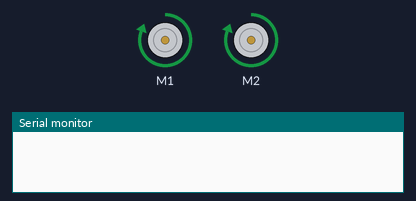
A sketch run on a simulated Arduino Leonardo, built with avr-gcc and run on an emulated ATmega32U4. On the bench: 2 × DC motor (green arrow = forward, orange = backward, longer = faster), the last lines printed to the serial monitor.

Above: at 5.1 s.
At 7.6 s:
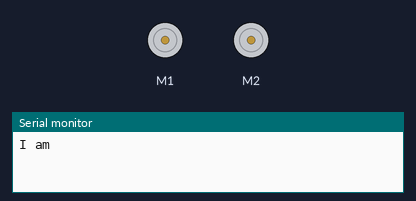
Timing chart, 0 to 9.1 s (numbered marks = the images above):
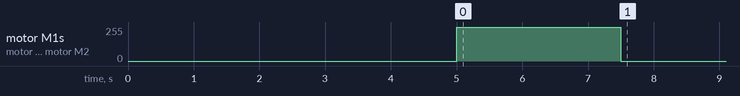

The sketch:

Robotbil_motor.ino
```cpp
/* Eksempelprogram for robotbil i Oppstartsuka 2024.
Lærer du deg først å forstå dette programmet, vil alt annet bli enklere.
Se hva du kan forandre i koden og deretter observer hvordan
robotbilen oppfører seg annerledes. */

//Linje 7 og 8 henter biblioteker med kode vi trenger
#include <Wire.h>
#include <Zumo32U4.h>

//Linje 12 henter underbiblioteker fra Zumo-biblioteket
//Denne brukes til å kontrollere motorene
Zumo32U4Motors motors; //Underbibliotek kalt "Zumo32U4Motors", "motors" er så begrepet brukt i koden

//Funksjonen setup() og all kode inni kjøres KUN en gang ved oppstart
void setup() {
  Serial.begin(9600); //Starter kommunikasjon med PC-en din (Serial Monitor)

  delay(5000); //Venter/stopper programmet i 5 sekunder

  motors.setLeftSpeed(400); //Setter maks hastighet på venstre motor
  motors.setRightSpeed(400); //Setter maks hastighet på høyre motor

  delay(2500);

  motors.setLeftSpeed(0); //Skrur av venstre motor
  motors.setRightSpeed(0); //Skrur av høyre motor
}

//Funksjonen loop() og all kode inni kjøres "hele tiden"
//Unntaket er når funksjonen delay() brukes, da venter programmet i antall millisekunder
void loop() {
  Serial.println("I am"); //Skriver beskjed til serial monitor (på PC-en)
  ledRed(false); //Skrur av rødt LED-lys på bilen
  delay(1000);

  Serial.println("Zumo");
  ledRed(true); //Skrur på rødt LED-lys på bilen
  delay(1000);
}
```
